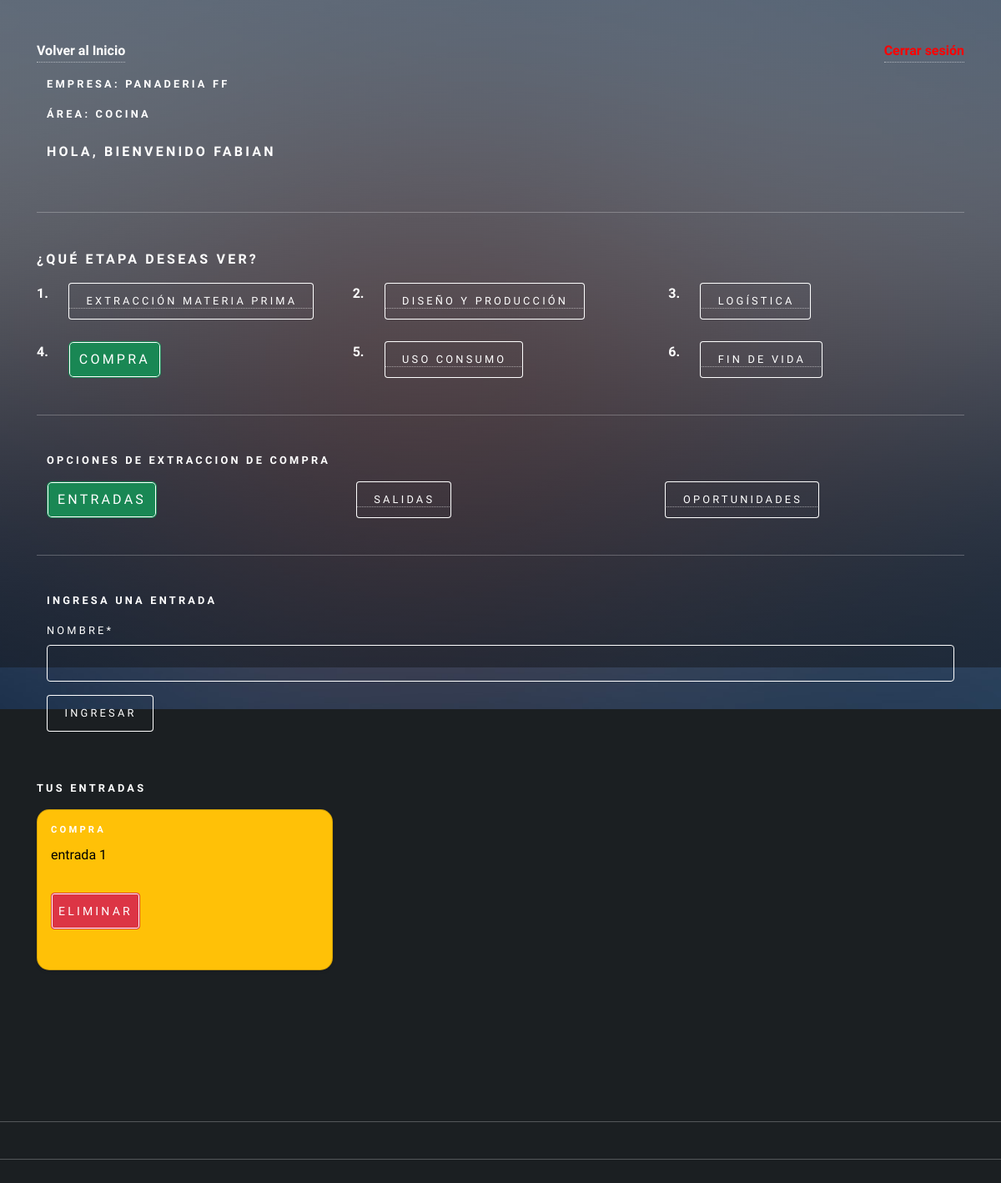
/agregar_entrada_compra (signed in), run on an earlier commit of the app's database.
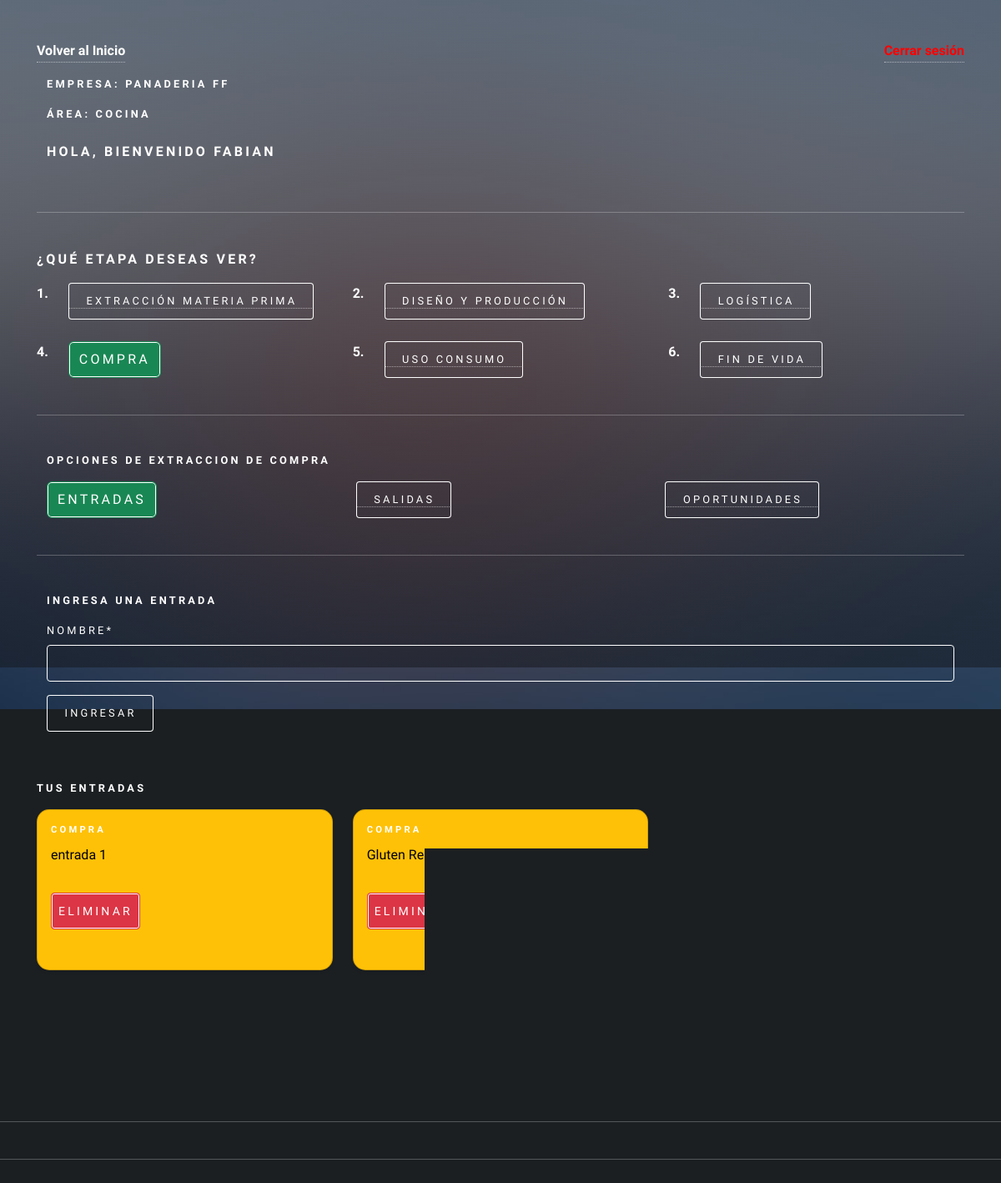
And on a later commit of the database.
### app/models.py (models this page shows, shortened)
class RegistroTrabajador(models.Model):
    usuario = models.ForeignKey(Usuario, on_delete=models.CASCADE)
    descripcion = models.TextField(max_length=160)
    id_area = models.ForeignKey(AreaEmpresa, on_delete=models.CASCADE)

class AreaEmpresa(models.Model):
    id_area = models.AutoField(primary_key=True)
    nombre  = models.CharField(max_length=20)
    productos = models.CharField(max_length=50)
    id_empresa = models.ForeignKey(Empresa, on_delete=models.CASCADE)
    calle = models.CharField(max_length=250)
    comuna = models.CharField(max_length=150)
    lat = models.IntegerField()
    long = models.IntegerField()

class Empresa(models.Model):
    id_empresa = models.AutoField(primary_key=True)
    nombre  = models.CharField(max_length=20)
    calle = models.CharField(max_length=250)
    comuna = models.CharField(max_length=150)
    lat = models.IntegerField()
    long = models.IntegerField()

class Entrada(models.Model):
    id_entrada = models.AutoField(primary_key=True)
    nombre  = models.CharField(max_length=50)
    fecha =  models.DateField(auto_now_add=True)
    etapa = models.ForeignKey(Etapa, on_delete=models.CASCADE)
    usuario =models.ForeignKey(Usuario, on_delete=models.CASCADE)
    id_area = models.ForeignKey(AreaEmpresa, on_delete=models.CASCADE)

class Etapa(models.Model):
    id_etapa = models.AutoField(primary_key=True)
    nombre  = models.CharField(max_length=50)
    fecha_inicio  = models.DateField()
    fecha_termino  = models.DateField()
    activo = models.BooleanField()
    def __str__(self):
        return self.nombre

### user/models.py (models this page shows, shortened)
class Usuario(AbstractUser):
    telefono = models.IntegerField(null=True)
    id_telegram = models.CharField(max_length=100, null=True, default=0)
    objects = UsuarioManager()

### app/views.py (the view, shortened to what this page needs)
# urls.py: path('agregar_entrada_compra', agregarEntradaCompra, name="agregar_entrada_compra"),
def agregarEntradaCompra(request):
    if request.user.is_authenticated:
        registros = RegistroTrabajador.objects.filter(usuario=request.user)
        etapa = Etapa.objects.values_list("id_etapa", flat=True).filter(nombre="Compra")
        entradas = Entrada.objects.filter(usuario=request.user)
        areaTrabajador = RegistroTrabajador.objects.values_list("id_area", flat=True).filter(usuario = request.user)
        data = {
            'form': EntradaForm(),
            'registros': registros,
            'entradas': entradas
        }
        return render(request,'autodiagnostico/compra/entrada/agregar_entrada.html', data)
    else:
        return render(request, 'autodiagnostico/compra/entrada/agregar_entrada.html')

### app/forms.py
class EntradaForm(forms.ModelForm):
    class Meta:
        model = Entrada
        fields = 'nombre',

### app/templates/autodiagnostico/compra/entrada/agregar_entrada.html (shortened to what this page needs)
{% extends 'autodiagnostico/compra/home_compra.html' %}
{% load static %}
{% load crispy_forms_tags %}
{% block compra %}
<div class="container">
    <form action="" method="post">
        <h4>Ingresa una entrada</h4>
        {{form | crispy}}
        <div>
            <input type="submit" class="btn btn-primary" value="ingresar">
        </div>
    </form>
</div>
<br>
<h4>Tus entradas</h4>
<div class="row row-cols-1 row-cols-md-3 g-4">
    {% for p in entradas %}
    {% if p.etapa.nombre == "Compra" %}
        <div class="col">
            <div class="card text-bg-warning shadow-sm h-100">
                <div class="card-body">
                    <h5 class="card-title">{{p.etapa}}</h5>
                    <p class="card-text">{{p.nombre}}</p>
                    <form action="{% url 'eliminar_entrada_compra' p.id_entrada %}" method="post"
                    style="margin-top:10px;">
                    <button type="submit" class="btn btn-danger btn-sm">Eliminar
                    </button>
                    </form>
                </div>
            </div>
        </div>
    {% endif %}
    {% endfor %}
</div>
{% endblock compra %}

### app/templates/autodiagnostico/auto_diagnostico.html (shortened to what this page needs)
{% load static %}
<!DOCTYPE HTML>
<html>
<head>
    <link href="https://cdn.jsdelivr.net/npm/bootstrap@5.2.0/dist/css/bootstrap.min.css" rel="stylesheet"
>
    <link rel="stylesheet" href="{% static 'css/main.css' %}" />
    <link rel="stylesheet" href="{% static 'css/style.css' %}">
</head>
<body class="is-preload">
    <div id="wrapper">
        <div class="container-sm">
            {% if user.is_authenticated %}
            <div class="d-flex justify-content-between align-items-center mb-3">
                <a id="home_admin" href="{% url 'home' %}">Volver al Inicio</a> <a href="{% url 'logout' %}"
                    id="cerrarSesion">Cerrar sesión</a>
            </div>
            {% if registros %}
            <div class="container-sm">
                <div class="row">
                    {% if user.is_staff %}
                    <h3>Bienvenido Admin, {{ user.first_name }}</h3>
                    {% else %}
                    {% for i in registros %}
                    <div class="mb-2">
                        <h4>Empresa: {{ i.id_area.id_empresa.nombre}}</h4>
                        <h4>Área: {{ i.id_area.nombre}}</h4>
                    </div>
                    <h3>Hola, bienvenido {{user.first_name}}</h3>
                    {% endfor %}
                    {% endif %}
                </div>
            </div>
            <hr>
            {% if not user.is_staff %}
            <h3>¿Qué etapa deseas ver?</h3>
            <div class="row">
                <div class="col-auto"><strong>1.</strong></div>
                <div class="col">
                    <a href="{% url 'extraccion_materiaPrima' %}"><button type="button" id="extraccion"
                            class="selected">Extracción Materia Prima</button></a>
                </div>
                <div class="col-auto"><strong>2.</strong></div>
                <div class="col">
                    <a href="{% url 'diseño_Produccion' %}"><button type="button" id="diseño">Diseño y
                            producción</button></a>
                </div>
                <div class="col-auto"><strong>3.</strong></div>
                <div class="col">
                    <a href="{% url 'logistica' %}"><button type="button" id="logistica">Logística</button></a>
                </div>
            </div>
            <br>
            <div class="row">
            <div class="col-auto"><strong>4.</strong></div>
            <div class="col">
                <a href="{% url 'compra' %}"><button type="button" id="compra">Compra</button></a>
            </div>
            <div class="col-auto"><strong>5.</strong></div>
            <div class="col">
                <a href="{% url 'uso_consumo' %}"><button type="button" id="uso">Uso consumo</button></a>
            </div>
            <div class="col-auto"><strong>6.</strong></div>
            <div class="col">
                <a href="{% url 'fin_vida' %}"><button type="button" id="fin">Fin de vida</button></a>
            </div>
        </div>
        {% endif %}
            <hr>
        {% block body %}{% endblock %}
    </div>
    {% else %}
    <h1>Registra la empresa y el area a la que perteneces!!!!</h1>
    <a href="{% url 'agregar_Area' user.id  %}"><button type="button">Aqui</button></a>
    {% endif %}
    {% else %}
    <h1>Inicia Session</h1>
    <p>Para acceder a tu Auto Diagnostico </p>
    <a href="{% url 'login'  %}"><button type="button">Inicia Session</button></a>
    {% endif %}
    </div>
    <hr>
    <hr>
    <br>
    <br>
    <div id="bg"></div>
</body>
</html>

What changed in the data, as far as the page shows it:
added Entrada: etapa "COMPRA", nombre "Gluten Residual"
